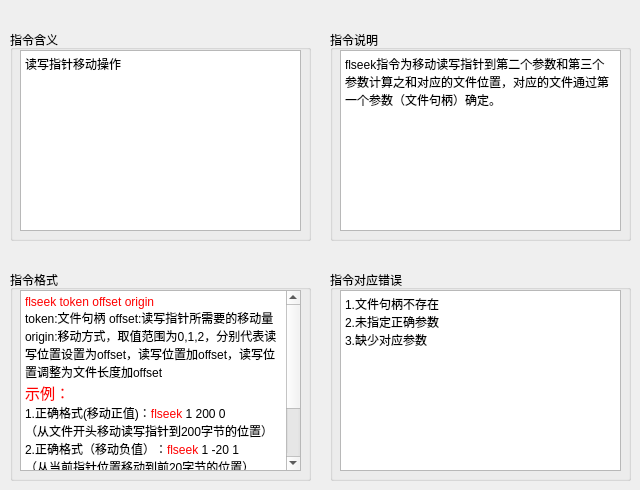
   <widget class="QWidget" name="tab_7">
    <attribute name="title">
     <string>flseek</string>
    </attribute>
    <widget class="QGroupBox" name="groupBox_13">
     <property name="geometry">
      <rect>
       <x>330</x>
       <y>270</y>
       <width>301</width>
       <height>211</height>
      </rect>
     </property>
     <property name="title">
      <string>指令对应错误</string>
     </property>
     <widget class="QTextBrowser" name="textBrowser_13">
      <property name="geometry">
       <rect>
        <x>10</x>
        <y>20</y>
        <width>281</width>
        <height>181</height>
       </rect>
      </property>
      <property name="html">
       <string>&lt;!DOCTYPE HTML PUBLIC &quot;-//W3C//DTD HTML 4.0//EN&quot; &quot;http://www.w3.org/TR/REC-html40/strict.dtd&quot;&gt;
&lt;html&gt;&lt;head&gt;&lt;meta name=&quot;qrichtext&quot; content=&quot;1&quot; /&gt;&lt;style type=&quot;text/css&quot;&gt;
p, li { white-space: pre-wrap; }
&lt;/style&gt;&lt;/head&gt;&lt;body style=&quot; font-family:'黑体'; font-size:9pt; font-weight:400; font-style:normal;&quot;&gt;
&lt;p style=&quot; margin-top:0px; margin-bottom:0px; margin-left:0px; margin-right:0px; -qt-block-indent:0; text-indent:0px;&quot;&gt;&lt;span style=&quot; font-family:'SimSun';&quot;&gt;1.文件句柄不存在&lt;/span&gt;&lt;/p&gt;
&lt;p style=&quot; margin-top:0px; margin-bottom:0px; margin-left:0px; margin-right:0px; -qt-block-indent:0; text-indent:0px;&quot;&gt;&lt;span style=&quot; font-family:'SimSun';&quot;&gt;2.未指定正确参数&lt;/span&gt;&lt;/p&gt;
&lt;p style=&quot; margin-top:0px; margin-bottom:0px; margin-left:0px; margin-right:0px; -qt-block-indent:0; text-indent:0px;&quot;&gt;&lt;span style=&quot; font-family:'SimSun';&quot;&gt;3.缺少对应参数&lt;/span&gt;&lt;/p&gt;&lt;/body&gt;&lt;/html&gt;</string>
      </property>
     </widget>
    </widget>
    <widget class="QGroupBox" name="groupBox_14">
     <property name="geometry">
      <rect>
       <x>10</x>
       <y>270</y>
       <width>301</width>
       <height>211</height>
      </rect>
     </property>
     <property name="title">
      <string>指令格式</string>
     </property>
     <widget class="QTextBrowser" name="textBrowser_14">
      <property name="geometry">
       <rect>
        <x>10</x>
        <y>20</y>
        <width>281</width>
        <height>181</height>
       </rect>
      </property>
      <property name="html">
       <string>&lt;!DOCTYPE HTML PUBLIC &quot;-//W3C//DTD HTML 4.0//EN&quot; &quot;http://www.w3.org/TR/REC-html40/strict.dtd&quot;&gt;
&lt;html&gt;&lt;head&gt;&lt;meta name=&quot;qrichtext&quot; content=&quot;1&quot; /&gt;&lt;style type=&quot;text/css&quot;&gt;
p, li { white-space: pre-wrap; }
&lt;/style&gt;&lt;/head&gt;&lt;body style=&quot; font-family:'黑体'; font-size:9pt; font-weight:400; font-style:normal;&quot;&gt;
&lt;p style=&quot; margin-top:0px; margin-bottom:0px; margin-left:0px; margin-right:0px; -qt-block-indent:0; text-indent:0px;&quot;&gt;&lt;span style=&quot; font-family:'SimSun'; color:#ff0000;&quot;&gt;flseek token offset origin&lt;/span&gt;&lt;/p&gt;
&lt;p style=&quot; margin-top:0px; margin-bottom:0px; margin-left:0px; margin-right:0px; -qt-block-indent:0; text-indent:0px;&quot;&gt;token:文件句柄 offset:读写指针所需要的移动量 origin:移动方式，取值范围为0,1,2，分别代表读写位置设置为offset，读写位置加offset，读写位置调整为文件长度加offset&lt;/p&gt;
&lt;p style=&quot; margin-top:0px; margin-bottom:0px; margin-left:0px; margin-right:0px; -qt-block-indent:0; text-indent:0px;&quot;&gt;&lt;span style=&quot; font-family:'SimSun'; font-size:11pt; color:#ff0000;&quot;&gt;示例：&lt;/span&gt;&lt;/p&gt;
&lt;p style=&quot; margin-top:0px; margin-bottom:0px; margin-left:0px; margin-right:0px; -qt-block-indent:0; text-indent:0px;&quot;&gt;&lt;span style=&quot; font-family:'SimSun';&quot;&gt;1.正确格式(移动正值)：&lt;/span&gt;&lt;span style=&quot; font-family:'SimSun'; color:#ff0000;&quot;&gt;flseek&lt;/span&gt;&lt;span style=&quot; font-family:'SimSun';&quot;&gt; 1 200 0&lt;/span&gt;&lt;/p&gt;
&lt;p style=&quot; margin-top:0px; margin-bottom:0px; margin-left:0px; margin-right:0px; -qt-block-indent:0; text-indent:0px;&quot;&gt;&lt;span style=&quot; font-family:'SimSun';&quot;&gt;（从文件开头移动读写指针到200字节的位置）&lt;/span&gt;&lt;/p&gt;
&lt;p style=&quot; margin-top:0px; margin-bottom:0px; margin-left:0px; margin-right:0px; -qt-block-indent:0; text-indent:0px;&quot;&gt;&lt;span style=&quot; font-family:'SimSun';&quot;&gt;2.正确格式（移动负值）：&lt;/span&gt;&lt;span style=&quot; font-family:'SimSun'; color:#ff0000;&quot;&gt;flseek&lt;/span&gt;&lt;span style=&quot; font-family:'SimSun';&quot;&gt; 1 -20 1&lt;/span&gt;&lt;/p&gt;
&lt;p style=&quot; margin-top:0px; margin-bottom:0px; margin-left:0px; margin-right:0px; -qt-block-indent:0; text-indent:0px;&quot;&gt;&lt;span style=&quot; font-family:'SimSun';&quot;&gt;（从当前指针位置移动到前20字节的位置）&lt;/span&gt;&lt;/p&gt;
&lt;p style=&quot; margin-top:0px; margin-bottom:0px; margin-left:0px; margin-right:0px; -qt-block-indent:0; text-indent:0px;&quot;&gt;&lt;span style=&quot; font-family:'SimSun';&quot;&gt;3.错误格式：&lt;/span&gt;&lt;span style=&quot; font-family:'SimSun'; color:#ff0000;&quot;&gt;flseek&lt;/span&gt;&lt;span style=&quot; font-family:'SimSun';&quot;&gt; 2 200 0(文件句柄2不存在时出错)&lt;/span&gt;&lt;/p&gt;
&lt;p style=&quot; margin-top:0px; margin-bottom:0px; margin-left:0px; margin-right:0px; -qt-block-indent:0; text-indent:0px;&quot;&gt;&lt;span style=&quot; font-family:'SimSun';&quot;&gt;4.错误格式：&lt;/span&gt;&lt;span style=&quot; font-family:'SimSun'; color:#ff0000;&quot;&gt;flseek&lt;/span&gt;&lt;span style=&quot; font-family:'SimSun';&quot;&gt; 200（缺少参数等）&lt;/span&gt;&lt;/p&gt;
&lt;p style=&quot; margin-top:0px; margin-bottom:0px; margin-left:0px; margin-right:0px; -qt-block-indent:0; text-indent:0px;&quot;&gt;&lt;span style=&quot; font-family:'SimSun';&quot;&gt;5.错误格式：&lt;/span&gt;&lt;span style=&quot; font-family:'SimSun'; color:#ff0000;&quot;&gt;flseek&lt;/span&gt;&lt;span style=&quot; font-family:'SimSun';&quot;&gt; 2 -200 0（offset参数错误）&lt;/span&gt;&lt;/p&gt;&lt;/body&gt;&lt;/html&gt;</string>
      </property>
     </widget>
    </widget>
    <widget class="QGroupBox" name="groupBox_15">
     <property name="geometry">
      <rect>
       <x>330</x>
       <y>30</y>
       <width>301</width>
       <height>211</height>
      </rect>
     </property>
     <property name="title">
      <string>指令说明</string>
     </property>
     <widget class="QTextBrowser" name="textBrowser_15">
      <property name="geometry">
       <rect>
        <x>10</x>
        <y>20</y>
        <width>281</width>
        <height>181</height>
       </rect>
      </property>
      <property name="html">
       <string>&lt;!DOCTYPE HTML PUBLIC &quot;-//W3C//DTD HTML 4.0//EN&quot; &quot;http://www.w3.org/TR/REC-html40/strict.dtd&quot;&gt;
&lt;html&gt;&lt;head&gt;&lt;meta name=&quot;qrichtext&quot; content=&quot;1&quot; /&gt;&lt;style type=&quot;text/css&quot;&gt;
p, li { white-space: pre-wrap; }
&lt;/style&gt;&lt;/head&gt;&lt;body style=&quot; font-family:'黑体'; font-size:9pt; font-weight:400; font-style:normal;&quot;&gt;
&lt;p style=&quot; margin-top:0px; margin-bottom:0px; margin-left:0px; margin-right:0px; -qt-block-indent:0; text-indent:0px;&quot;&gt;flseek指令为移动读写指针到第二个参数和第三个参数计算之和对应的文件位置，对应的文件通过第一个参数（文件句柄）确定。&lt;/p&gt;&lt;/body&gt;&lt;/html&gt;</string>
      </property>
     </widget>
    </widget>
    <widget class="QGroupBox" name="groupBox_16">
     <property name="geometry">
      <rect>
       <x>10</x>
       <y>30</y>
       <width>301</width>
       <height>211</height>
      </rect>
     </property>
     <property name="title">
      <string>指令含义</string>
     </property>
     <widget class="QTextBrowser" name="textBrowser_16">
      <property name="geometry">
       <rect>
        <x>10</x>
        <y>20</y>
        <width>281</width>
        <height>181</height>
       </rect>
      </property>
      <property name="html">
       <string>&lt;!DOCTYPE HTML PUBLIC &quot;-//W3C//DTD HTML 4.0//EN&quot; &quot;http://www.w3.org/TR/REC-html40/strict.dtd&quot;&gt;
&lt;html&gt;&lt;head&gt;&lt;meta name=&quot;qrichtext&quot; content=&quot;1&quot; /&gt;&lt;style type=&quot;text/css&quot;&gt;
p, li { white-space: pre-wrap; }
&lt;/style&gt;&lt;/head&gt;&lt;body style=&quot; font-family:'黑体'; font-size:9pt; font-weight:400; font-style:normal;&quot;&gt;
&lt;p style=&quot; margin-top:0px; margin-bottom:0px; margin-left:0px; margin-right:0px; -qt-block-indent:0; text-indent:0px;&quot;&gt;&lt;span style=&quot; font-family:'SimSun';&quot;&gt;读写指针移动操作&lt;/span&gt;&lt;/p&gt;&lt;/body&gt;&lt;/html&gt;</string>
      </property>
     </widget>
    </widget>
   </widget>
